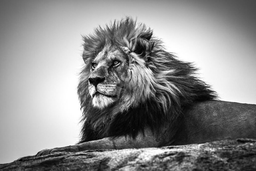
#> input picture lion.pgm, 256 x 171 px, shrunk from 1020 x 680 before the run
$ python SobelEdgeSerial.py
#> lines starting #> are read from the running program, lines starting #| are printed output that depends on the picture
import numpy as np
from numpy import array
from PIL import Image
import datetime
import imageio

a = datetime.datetime.now()
face = imageio.imread('lion.pgm')
#> face is the input picture: shape (171, 256); min 0, max 255, mean 140.7

print(face.shape)
#| (171, 256)

convx = array([[-1, 0, 1],
               [-2, 0, 2],
               [-1, 0, 1]])

l = face.shape[0]
#> l = 171
b = face.shape[1]
#> b = 256

padded = np.zeros((l+2,b+2)).astype(np.uint8)

i = None
j = None

for i in range(0, l):
    for j in range(0, b):
        padded[i+1][j+1] = face[i][j]
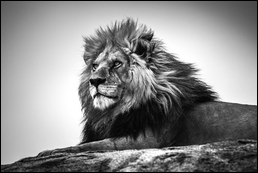
#> padded: shape (173, 258); min 0, max 255, mean 138

res = np.zeros((l,b)).astype(np.uint8)

i = None
j = None

for i in range(1, l+1):
    for j in range(1, b+1):
        res[i-1][j-1] = (convx[0][0]*padded[i-1][j-1] + convx[0][1]*padded[i-1][j]+convx[0][2]*padded[i-1][j+1] +
                         convx[1][0]*padded[i][j-1]+convx[1][1]*padded[i][j] + convx[1][2]*padded[i][j+1] +
                         convx[2][0]*padded[i+1][j-1] + convx[2][1]*padded[i+1][j] + convx[2][2]*padded[i+1][j+1])

        res[i-1][j-1] = (res[i-1][j-1]**2)
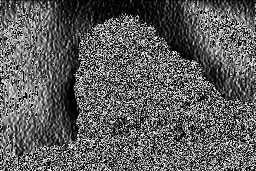
#> res: shape (171, 256); min 0, max 249, mean 92.5

resy = np.zeros((l+2,b+2)).astype(np.uint8)

i = None
j = None
convy = [[1, 2, 1],
         [0, 0, 0],
         [-1, -2, -1]
         ]

for i in range(1, l+1):
    for j in range(1, b+1):
        resy[i-1][j-1] = (convy[0][0]*padded[i-1][j-1] + convy[0][1]*padded[i-1][j]+convy[0][2]*padded[i-1][j+1] +
                          convy[1][0]*padded[i][j-1]+convy[1][1]*padded[i][j] + convy[1][2]*padded[i][j+1] +
                          convy[2][0]*padded[i+1][j-1] + convy[2][1]*padded[i+1][j] + convy[2][2]*padded[i+1][j+1])

        resy[i-1][j-1] = (resy[i-1][j-1]**2)
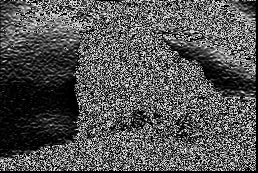
#> resy: shape (173, 258); min 0, max 249, mean 84.6

res2 = np.zeros((l,b)).astype(np.uint8)

for i in range(0, l):
    for j in range(0, b):
        res2[i][j] = int((res[i-1][j-1]+int(resy[i-1][j-1])))
        if res2[i][j] > 15:
            res2[i][j] = 255
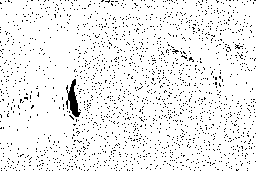
#> res2: shape (171, 256); min 0, max 255, mean 238.8


img = Image.fromarray(res2.astype(np.uint8))
img.save('SEDS.png')
# img.show()

b = datetime.datetime.now()
print(b-a)

$ run again, with SEP.png saved as lion.pgm
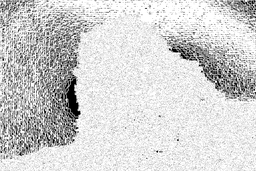
#> input picture SEP.png, 256 x 171 px, shrunk from 1020 x 680 before the run
#> face is the input picture: shape (171, 256); min 0, max 255, mean 209.3
#| (171, 256)
#> after the loop `for i in range(1, l+1):`:
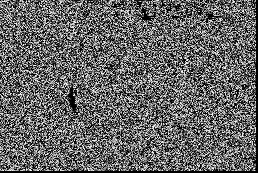
#> resy: shape (173, 258); min 0, max 249, mean 101.9
#> after the loop `for i in range(0, l):`:
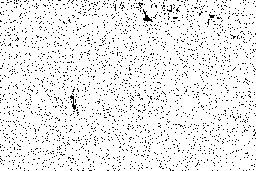
#> res2: shape (171, 256); min 0, max 255, mean 236.3
